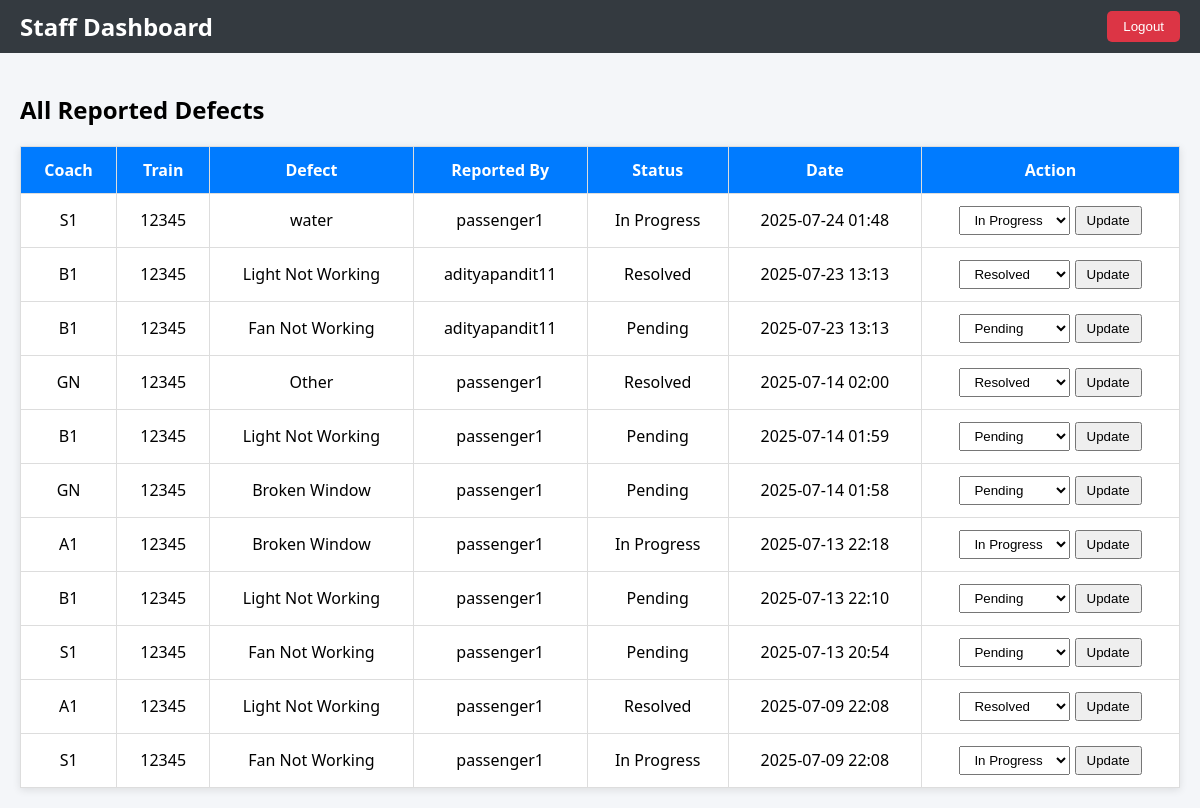
Screenshot of /staff-dashboard/ (signed in) with the database file from the repository.
### core/models.py (models this page shows, shortened)
class Defect(models.Model):
    DEFECT_CHOICES = [
        ('Light', 'Light Not Working'),
        ('Fan', 'Fan Not Working'),
        ('Window', 'Broken Window'),
        ('Seat', 'Seat Damaged'),
        ('Other', 'Other'),
    ]
    coach = models.ForeignKey(Coach, on_delete=models.CASCADE)
    defect_type = models.CharField(max_length=100, choices=DEFECT_CHOICES)
    custom_defect_text = models.TextField(blank=True, null=True)
    title = models.CharField(max_length=200, blank=True, null=True)
    description = models.TextField(blank=True, null=True)
    image = models.ImageField(upload_to='defect_images/', blank=True, null=True)
    reported_by = models.ForeignKey(User, on_delete=models.CASCADE)
    date_reported = models.DateTimeField(auto_now_add=True)
    status = models.CharField(default='Pending', max_length=100)

class Coach(models.Model):
    COACH_TYPES = [
        ('SL', 'Sleeper'),
        ('3A', 'AC 3-Tier'),
        ('2A', 'AC 2-Tier'),
        ('1A', 'AC First Class'),
        ('GEN', 'General'),
        ('CC', 'Chair Car'),
        ('EC', 'Executive Chair Car'),
    ]
    coach_number = models.CharField(max_length=10)
    coach_type = models.CharField(max_length=10, choices=COACH_TYPES, default='SL')
    train = models.ForeignKey(Train, on_delete=models.CASCADE, related_name='coaches')

class Train(models.Model):
    number = models.CharField(max_length=10, unique=True)
    name = models.CharField(max_length=100)

### core/views.py (the view, shortened to what this page needs)
# urls.py: path('staff-dashboard/', views.staff_dashboard, name='staff_dashboard'),
@user_passes_test(is_staff)
def staff_dashboard(request):
    defects = Defect.objects.select_related('coach__train', 'reported_by').order_by('-date_reported')
    return render(request, 'core/staff_dashboard.html', {'defects': defects})

### core/views.py (called while the page is built)
def is_staff(user):
    return user.groups.filter(name='Maintenance Staff').exists() or user.is_superuser

### core/templates/core/staff_dashboard.html (shortened to what this page needs)
<!DOCTYPE html>
<html>
<head>
</head>
<body>
    <nav>
        <h1>Staff Dashboard</h1>
        <div>
            <form method="post" action="{% url 'logout' %}" class="inline-form">
                <button type="submit" class="logout-btn">Logout</button>
            </form>
        </div>
    </nav>
    <div class="container">
        <h2>All Reported Defects</h2>
        <table>
            <tr>
                <th>Coach</th>
                <th>Train</th>
                <th>Defect</th>
                <th>Reported By</th>
                <th>Status</th>
                <th>Date</th>
                <th>Action</th>
            </tr>
            {% for d in defects %}
            <tr>
                <td>{{ d.coach.coach_number }}</td>
                <td>{{ d.coach.train.number }}</td>
                <td>{{ d.get_defect_type_display }}</td>
                <td>{{ d.reported_by.username }}</td>
                <td>{{ d.status }}</td>
                <td>{{ d.date_reported|date:"Y-m-d H:i" }}</td>
                <td>
                    <form method="POST" class="inline-form">
                        <select name="status">
                            <option value="Pending" {% if d.status == 'Pending' %}selected{% endif %}>Pending</option>
                            <option value="In Progress" {% if d.status == 'In Progress' %}selected{% endif %}>In Progress</option>
                            <option value="Resolved" {% if d.status == 'Resolved' %}selected{% endif %}>Resolved</option>
                        </select>
                        <button type="submit">Update</button>
                    </form>
                </td>
            </tr>
            {% endfor %}
        </table>
    </div>
</body>
</html>

### core/templates/core/staff_dashboard.html (style rules this page uses)
body { font-family: 'Segoe UI', Tahoma, Geneva, Verdana, sans-serif; background-color: #f4f6f9; margin: 0; padding: 0; }
nav { background-color: #343a40; padding: 10px 20px; color: white; display: flex; justify-content: space-between; align-items: center; }
nav h1 { font-size: 24px; margin: 0; }
.logout-btn { background-color: #dc3545; color: white; border: none; padding: 8px 16px; border-radius: 5px; cursor: pointer; }
.container { max-width: 1200px; margin: auto; padding: 20px; }
table { width: 100%; border-collapse: collapse; margin-top: 20px; background-color: white; box-shadow: 0 2px 8px rgba(0, 0, 0, 0.1); }
th, td { padding: 12px 15px; border: 1px solid #ddd; text-align: center; }
th { background-color: #007bff; color: white; }
select, button { padding: 5px 10px; }
form.inline-form { display: inline-block; }

### rows the page displays
Defect: coach.coach_number "S1", coach.train.number "12345", defect_type "water", reported_by.username "passenger1", status "In Progress", date_reported "2025-07-24 01:48"
Defect: coach.coach_number "B1", coach.train.number "12345", defect_type "Light Not Working", reported_by.username "adityapandit11", status "Resolved", date_reported "2025-07-23 13:13"
Defect: coach.coach_number "B1", coach.train.number "12345", defect_type "Fan Not Working", reported_by.username "adityapandit11", status "Pending", date_reported "2025-07-23 13:13"
Defect: coach.coach_number "GN", coach.train.number "12345", defect_type "Other", reported_by.username "passenger1", status "Resolved", date_reported "2025-07-14 02:00"
Defect: coach.coach_number "B1", coach.train.number "12345", defect_type "Light Not Working", reported_by.username "passenger1", status "Pending", date_reported "2025-07-14 01:59"
Defect: coach.coach_number "GN", coach.train.number "12345", defect_type "Broken Window", reported_by.username "passenger1", status "Pending", date_reported "2025-07-14 01:58"
Defect: coach.coach_number "A1", coach.train.number "12345", defect_type "Broken Window", reported_by.username "passenger1", status "In Progress", date_reported "2025-07-13 22:18"
Defect: coach.coach_number "B1", coach.train.number "12345", defect_type "Light Not Working", reported_by.username "passenger1", status "Pending", date_reported "2025-07-13 22:10"
Defect: coach.coach_number "S1", coach.train.number "12345", defect_type "Fan Not Working", reported_by.username "passenger1", status "Pending", date_reported "2025-07-13 20:54"
Defect: coach.coach_number "A1", coach.train.number "12345", defect_type "Light Not Working", reported_by.username "passenger1", status "Resolved", date_reported "2025-07-09 22:08"
Defect: coach.coach_number "S1", coach.train.number "12345", defect_type "Fan Not Working", reported_by.username "passenger1", status "In Progress", date_reported "2025-07-09 22:08"
